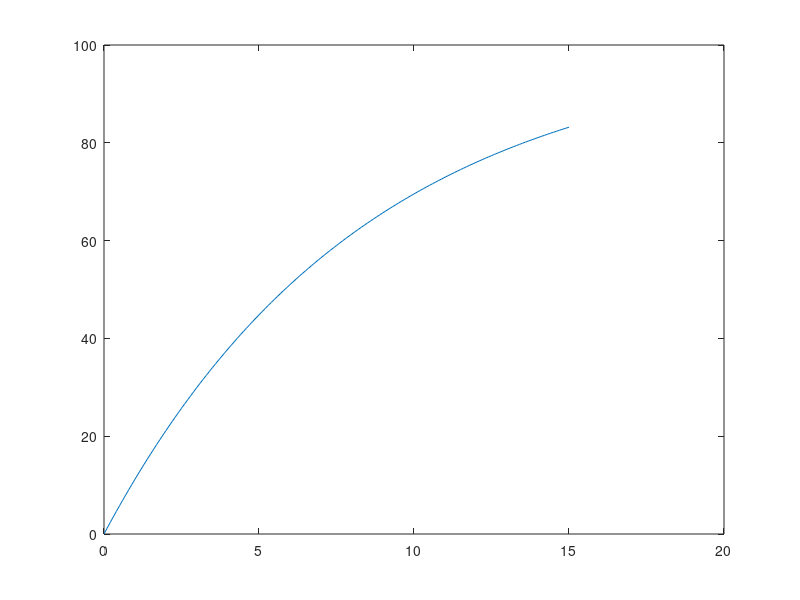
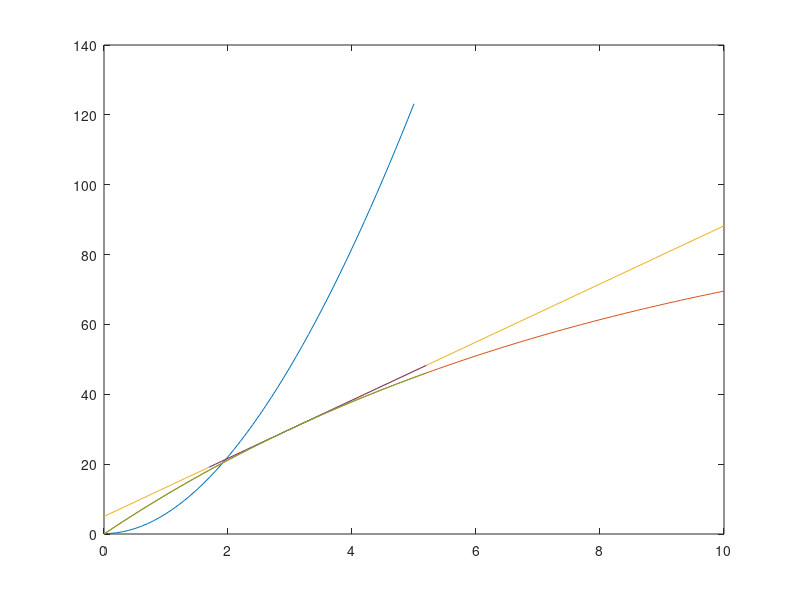

These figures' MATLAB source, in order:
%% Plot the graph
x = 0:0.1:15;
y = 100*(1-exp(-0.11889*x));
figure
plot(x,y)
x1 = 0:0.1:50;
y1 = 100*(1-exp(-0.11889*x1));
figure
plot(x1,y1)

%% Distance
x = 0:0.1:5;
y1 = 100*(x+(exp(-0.11889*x)/0.11889))-841;
plot(x,y1)
#when y=100 x= 4.5 seconds

%% question 4
x1 = 0:0.1:10;
y1=8.32*x1+5.03;
y2 = 100*(1-exp(-0.11889*x1));
hold on
plot(x1,y2)
plot(x1,y1)
hold off
%% question 5
x1=1.7:0.1:5.2;
x2=0:0.1:5.2;
y1=8.32*x1+5.03;
y2 = 100*(1-exp(-0.11889*x2));
hold on
plot (x1,y1)
plot (x2,y2)
hold off
